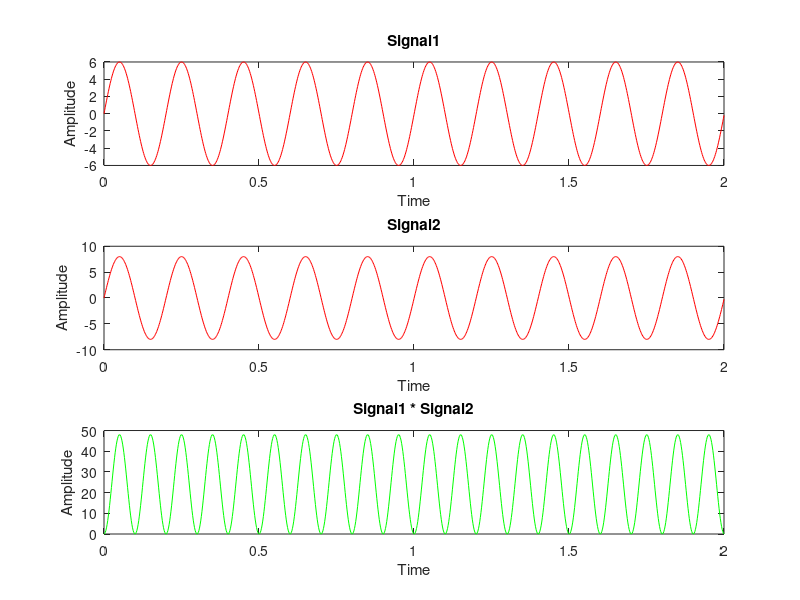

Recreate this plot in MATLAB.
clc;
clear all;
clf;

t=0:.002:2;
pi=3.14;

X1=6*sin(2*pi*5*t);
X2=8*sin(2*pi*5*t);
X3=X1.*X2;

subplot(3,1,1);
plot(t,X1,'r');
title('Signal1');
xlabel('Time');
ylabel('Amplitude');

subplot(3,1,2);
plot(t,X2,'r');
title('Signal2');
xlabel('Time');
ylabel('Amplitude');

subplot(3,1,3);
plot(t,X3,'g');
title('Signal1 * Signal2');
xlabel('Time');
ylabel('Amplitude');